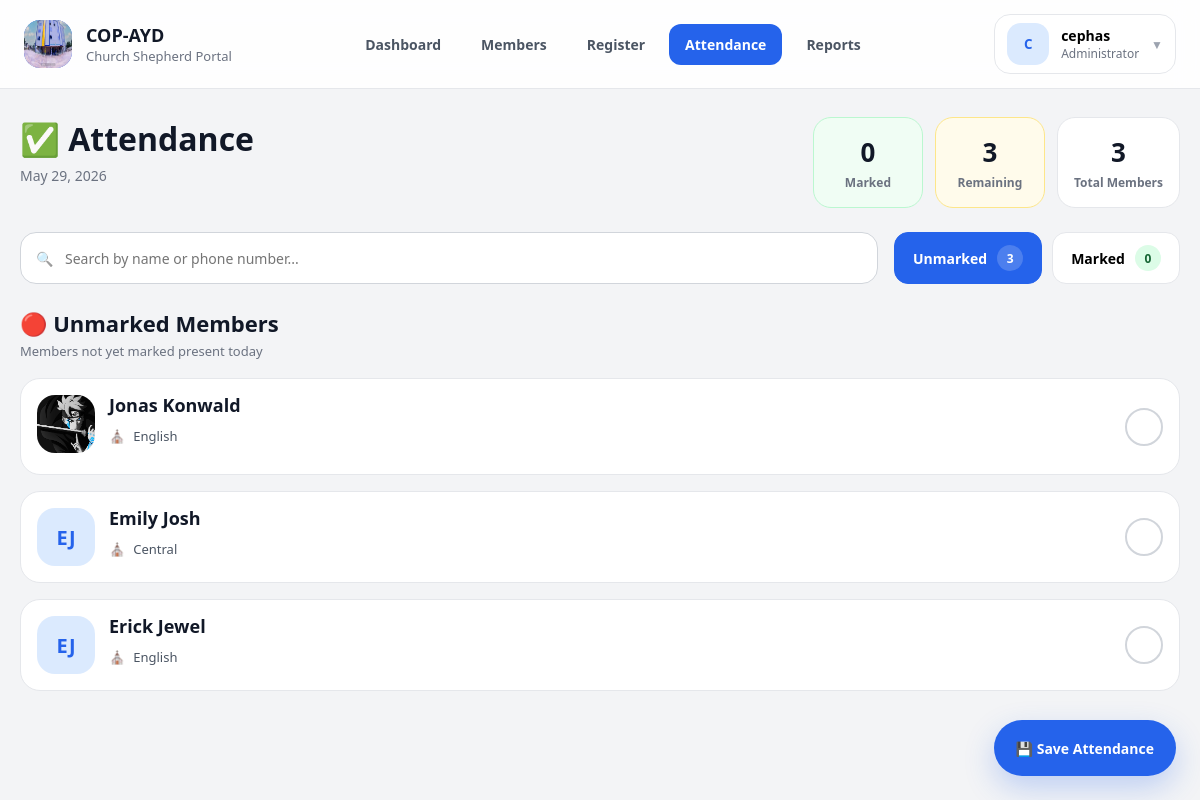
The app's page /attendance/ (signed in) with its own data.
### members/models.py (models this page shows, shortened)
class Member(models.Model):
    first_name = models.CharField(max_length=100)
    last_name = models.CharField(max_length=100)
    date_of_birth = models.DateField()
    primary_phone = models.CharField(max_length=20)
    secondary_phone = models.CharField(
        max_length=20,
        blank=True,
        null=True
    )
    email = models.EmailField(blank=True, null=True)
    image = models.ImageField(
        upload_to='profiles/',
        blank=True,
        null=True
    )
    session = models.ForeignKey(
        Session,
        on_delete=models.SET_NULL,
        null=True,
        related_name='members'
    )
    shepherd_group = models.ForeignKey(
        ShepherdGroup,
        on_delete=models.SET_NULL,
        null=True,
        related_name='members'
    )
    registered_by = models.ForeignKey(
        User,
        on_delete=models.SET_NULL,
        null=True,
        related_name='registered_members'
    )
    updated_by = models.ForeignKey(
        User,
        on_delete=models.SET_NULL,
        null=True,
        blank=True,
        related_name='updated_members'
    )
    created_at = models.DateTimeField(auto_now_add=True)
    updated_at = models.DateTimeField(auto_now=True)
    is_active = models.BooleanField(default=True)

class Session(models.Model):
    SESSION_CHOICES = [
        ('central', 'Central'),
        ('english', 'English'),
    ]
    name = models.CharField(
        max_length=20,
        choices=SESSION_CHOICES,
        unique=True
    )

### members/views.py (the view, shortened to what this page needs)
# urls.py: path('attendance/', mark_attendance, name='mark_attendance'),
@login_required
def mark_attendance(request):
    today = date.today()
    members = get_accessible_members(request.user)
    attendance_records = {
        attendance.member.id: attendance.present
        for attendance in Attendance.objects.filter(
            member__in=members,
            date=today
        )
    }
    marked_count = Attendance.objects.filter(
        member__in=members,
        date=today,
        present=True
    ).count()
    unmarked_count = members.count() - marked_count
    context = {
        'members': members,
        'attendance_records': attendance_records,
        'today': today,
        'total': members.count(),
        'marked_count': marked_count,
        'unmarked_count': unmarked_count,
    }
    if request.headers.get('X-Requested-With') == 'XMLHttpRequest':
        return render(
            request,
            'members/partials/attendance_content.html',
            context
        )
    return render(
        request,
        'members/attendance.html',
        context
    )

### members/templates/members/attendance.html
{% extends 'members/base.html' %}
{% block content %}
    {% include 'members/partials/attendance_content.html' %}
{% endblock %}

### members/templates/members/base.html (shortened to what this page needs)
{% load static %}
<!DOCTYPE html>
<html lang="en">
<head>
    <link rel="stylesheet"
        href="{% static 'members/css/base.css' %}">
    <link rel="stylesheet"
        href="{% static 'members/css/layout.css' %}">
    <link rel="stylesheet"
        href="{% static 'members/css/components.css' %}">
    <link rel="stylesheet"
        href="{% static 'members/css/mobile.css' %}">
    <link rel="stylesheet"
        href="{% static 'members/css/dashboard.css' %}">
    <link rel="stylesheet"
        href="{% static 'members/css/attendance.css' %}">
    <link rel="stylesheet"
        href="{% static 'members/css/member_list.css' %}">
    <link rel="stylesheet"
        href="{% static 'members/css/member_inner.css' %}">
    <link rel="stylesheet"
        href="{% static 'members/css/member_detail.css' %}">
    <link rel="stylesheet"
        href="{% static 'members/css/register.css' %}">
    <link rel="stylesheet"
        href="{% static 'members/css/report.css' %}">
    <link rel="stylesheet"
        href="{% static 'members/css/login.css' %}">
</head>
<body>
{% if request.user.is_authenticated %}
<header class="app-header">
    <div class="app-header-inner">
        <div class="app-header-left">
            <a href="/"
               class="app-brand">
                <div class="app-brand-icon">
                    <img src="{% static 'members/imgs/church-logo.jpg' %}" alt="Logo">
                </div>
                <div class="app-brand-content">
                    <span class="app-brand-title">
                        COP-AYD
                    </span>
                    <span class="app-brand-subtitle">
                        Church Shepherd Portal
                    </span>
                </div>
            </a>
        </div>
        <nav class="app-nav">
            <a href="/"
            class="app-nav-link">
                Dashboard
            </a>
            <a href="/members/"
            class="app-nav-link">
                Members
            </a>
            <a href="/register/"
            class="app-nav-link">
                Register
            </a>
            <a href="/attendance/"
            class="app-nav-link">
                Attendance
            </a>
            <a href="/reports/"
            class="app-nav-link">
                Reports
            </a>
        </nav>
        <div class="app-user-dropdown">
            <button type="button"
                    class="app-user-trigger"
                    onclick="toggleUserMenu()">
                <div class="app-user-avatar">
                    {{ request.user.username|first|upper }}
                </div>
                <div class="app-user-meta">
                    <span class="app-user-name">
                        {{ request.user.username }}
                    </span>
                    <span class="app-user-role">
                        {% if request.user.is_superuser %}
                            Administrator
                        {% elif request.user.is_staff %}
                            Staff
                        {% else %}
                            User
                        {% endif %}
                    </span>
                </div>
                <span class="app-user-chevron">
                    ▼
                </span>
            </button>
        </div>
    </div>
</header>
{% endif %}
<main class="app-main">
    <div class="app-container"
         id="content">
        {% block content %}
        {% endblock %}
    </div>
</main>
</body>
</html>

### members/templates/members/partials/attendance_content.html (shortened to what this page needs)
{% load custom_tags %}
<div class="attendance-page">
    <div class="attendance-header">
        <div>
            <h1 class="attendance-title">
                ✅ Attendance
            </h1>
            <p class="attendance-subtitle">
                {{ today }}
            </p>
        </div>
        <div class="attendance-summary-grid">
            <div class="attendance-summary-card success">
                <div class="attendance-summary-number"
                     id="marked-count">
                    {{ marked_count }}
                </div>
                <div class="attendance-summary-label">
                    Marked
                </div>
            </div>
            <div class="attendance-summary-card warning">
                <div class="attendance-summary-number">
                    {{ unmarked_count }}
                </div>
                <div class="attendance-summary-label">
                    Remaining
                </div>
            </div>
            <div class="attendance-summary-card">
                <div class="attendance-summary-number">
                    {{ total }}
                </div>
                <div class="attendance-summary-label">
                    Total Members
                </div>
            </div>
        </div>
    </div>
    <div class="attendance-toolbar">
        <div class="attendance-search-wrapper">
            <span class="attendance-search-icon">
                🔍
            </span>
            <input type="text"
                   id="search"
                   class="attendance-search-input js-search-input"
                   placeholder="Search by name or phone number...">
        </div>
        <div class="attendance-toggle">
            <button type="button"
                    id="btn-unmarked"
                    class="attendance-toggle-btn active"
                    onclick="showSection('unmarked')">
                <span>
                    Unmarked
                </span>
                <span class="attendance-badge"
                      id="unmarked-total">
                    {{ unmarked_count }}
                </span>
            </button>
            <button type="button"
                    id="btn-marked"
                    class="attendance-toggle-btn"
                    onclick="showSection('marked')">
                <span>
                    Marked
                </span>
                <span class="attendance-badge success"
                      id="marked-total">
                    {{ marked_count }}
                </span>
            </button>
        </div>
    </div>
    <section id="unmarked-section"
             class="attendance-section">
        <div class="attendance-section-header">
            <div>
                <h2 class="attendance-section-title">
                    🔴 Unmarked Members
                </h2>
                <p class="attendance-section-subtitle">
                    Members not yet marked present today
                </p>
            </div>
        </div>
        <div class="attendance-members-grid">
            {% for member in members %}
                {% if not attendance_records|get_item:member.id %}
                <div class="attendance-member-card js-member-card"
                     data-name="{{ member.first_name }} {{ member.last_name }}"
                     data-phone="{{ member.primary_phone }} {{ member.secondary_phone }}"
                     data-id="{{ member.id }}"
                     onclick="markPresent(this)">
                    {% include 'members/partials/member_card_inner.html' %}
                </div>
                {% endif %}
            {% endfor %}
        </div>
    </section>
    <div class="attendance-floating-actions">
        <button type="button"
                onclick="saveAttendance()"
                class="floating-save-btn">
            💾 Save Attendance
        </button>
    </div>
</div>

### members/templates/members/partials/member_card_inner.html (shortened to what this page needs)
{% load custom_tags %}
<div class="attendance-member-card-inner">
    <div class="attendance-member-main">
        <div class="attendance-member-avatar-wrapper">
            {% if member.image %}
                <img src="{{ member.image.url }}"
                     class="attendance-member-avatar"
                     alt="{{ member.first_name }}">
            {% else %}
                <div class="attendance-member-avatar attendance-member-avatar-placeholder">
                    {{ member.first_name|first }}{{ member.last_name|first }}
                </div>
            {% endif %}
        </div>
        <div class="attendance-member-info">
            <div class="attendance-member-top-row">
                <h3 class="attendance-member-name">
                    {{ member.first_name }} {{ member.last_name }}
                </h3>
            </div>
            <div class="attendance-member-meta-list">
                {% if member.session %}
                <div class="attendance-member-meta-item">
                    <span class="attendance-member-meta-icon">
                        ⛪
                    </span>
                    <span>
                        {{ member.session.name | capfirst }}
                    </span>
                </div>
                {% endif %}
            </div>
        </div>
    </div>
    <div class="attendance-member-action">
        <div class="attendance-check-circle">
        </div>
    </div>
</div>

### records on screen
Member: image (picture), first_name "Jonas", last_name "Konwald", session.name "English"
Member: first_name|first "E", last_name|first "J", first_name "Emily", last_name "Josh", session.name "Central"
Member: first_name|first "E", last_name|first "J", first_name "Erick", last_name "Jewel", session.name "English"

### other values on screen
{{ request.user.username|first|upper }} "C"
{{ request.user.username }} "cephas"
{{ marked_count }} "0"
{{ unmarked_count }} "3"
{{ total }} "3"
